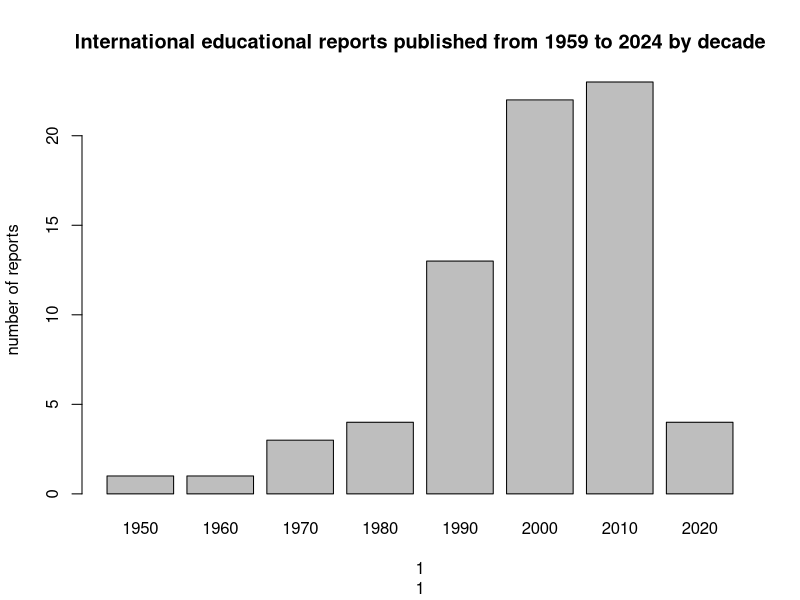
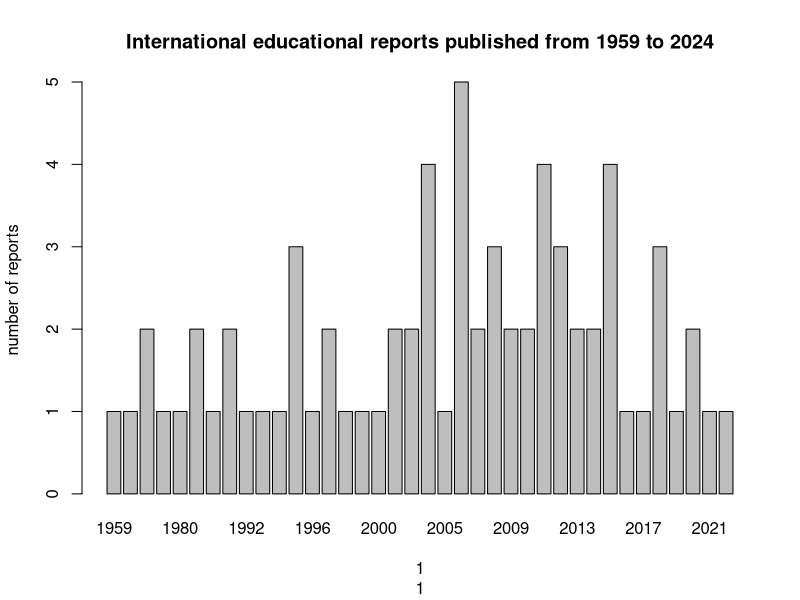
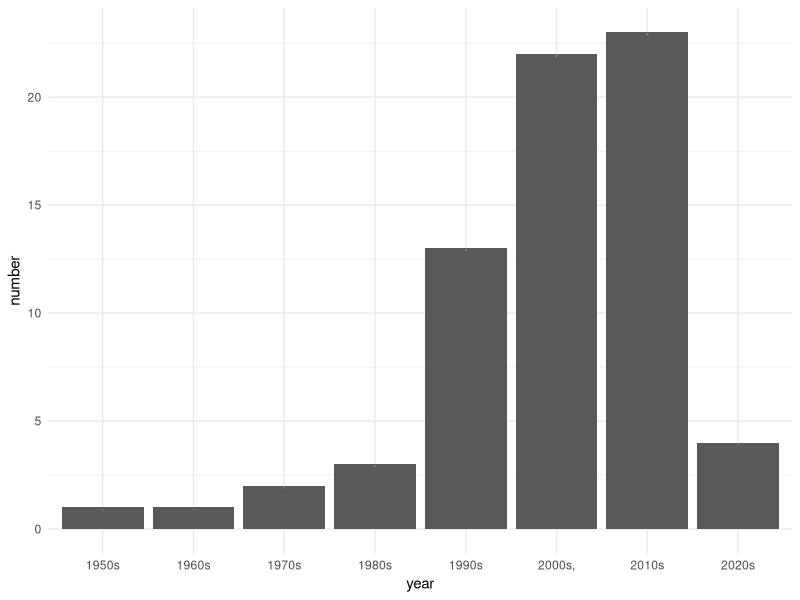
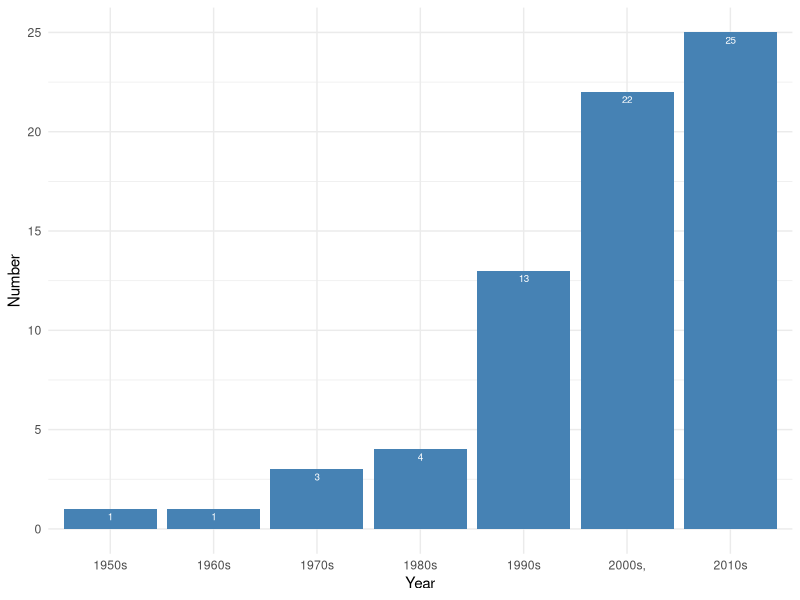

Reproduce these figures in R, in order.
# This script to to take the spreadsheet with the data on the international reports and generate some data displays

## STEP 1  load library - ggplot is a graphing library
library(ggplot2)
library(readr)

## STEP 2
# Import the data and set your working directory to the default one. This makes it easier when saving. 

setwd("~/Documents/LancasterResearch/Springer-Encylopedia/July 2019/springer-july-v2")

int_reports_list <- read_csv("int-reports-list.csv")

#load the dataset into the viewer
View(int_reports_list)

## STEP 3
# We'll  'floor' dates to down to a decade. We'll also add an extra colmumn with the new dates
int_reports_list$floordate <- floor(int_reports_list$Year / 10) * 10

# table with no. reports per decade
reportByDecade <- table(int_reports_list$floordate)

# 1950 1960 1970 1980 1990 2000 2010 2020 
# 1    1    3    4   13   22   23    4 

# table with no. reports per year
reportByYear <- table(int_reports_list$Year)

# 1959 1964 1970 1972 1980 1988 1989 1990 1992 1993 1994 1995 1996 1997 
# 1    1    2    1    1    2    1    2    1    1    1    3    1    2 
# 1998 1999 2000 2001 2002 2003 2005 2006 2007 2008 2009 2010 2011 2012 
# 1    1    1    2    2    4    1    5    2    3    2    2    4    3 
# 2013 2014 2015 2016 2017 2018 2019 2020 2021 2024 
# 2    2    4    1    1    3    1    2    1    1 

# quick barplot by decade
barplot(reportByDecade,
        xlab= reportByDecade,
        ylab= "number of reports",
        main = "International educational reports published from 1959 to 2024 by decade")

# quick barplot by year
barplot(reportByYear,
        xlab= reportByYear,
        ylab= "number of reports",
        main = "International educational reports published from 1959 to 2024")




# create vector with dates and freq
year <- c("1950s", "1960s", "1970s", "1980s", "1990s", "2000s,", "2010s", "2020s") 
number  <- c(1,1,2,3,13,22,23,4)

# combine into data frame
report.data1950.2029 <- data.frame(year, number)


# create vectors without incomplete data for the decade 2020 to 2029
Year <- c("1950s", "1960s", "1970s", "1980s", "1990s", "2000s,", "2010s") 
Number  <- c(1,1,3,4,13,22,25) # !! UPDATED THIS TO 25 on last minute addition of timms 2011 and 2019 

# combine vectors into a data frame
report.data1950.2019 <- data.frame(Year, Number)



# make a nice bar chart with all reports from 1959 to 2024
ggplot(data = report.data1950.2029, aes(year, number)) +geom_bar(stat ="identity")+ 
  geom_text(aes(label=number), vjust=1.4, color="white", size=.5)+
  theme_minimal()

# make a nice bar chart with all reports from 1959 to 2019 (That's 60  years of reports by the way)

# make a nice bar chart with all reports from 1959 to 2024
ggplot(data = report.data1950.2019, aes(Year, Number)) +geom_bar(stat ="identity", fill="steelblue")+ 
  geom_text(aes(label=Number), vjust=1.4, color="white", size=2.5)+
  theme_minimal()







